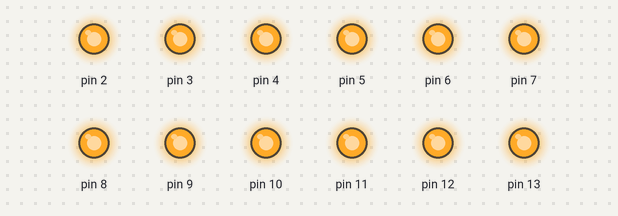
This sketch was run on a simulated Arduino Uno, built with avr-gcc and run on an emulated ATmega328P. On the bench: output pins drawn as LEDs (lit = HIGH).

Above: at 0.1 s.
At 4.6 s:
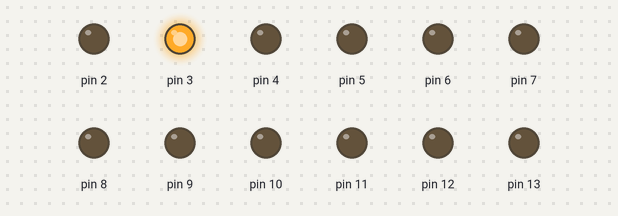
At 8.6 s:
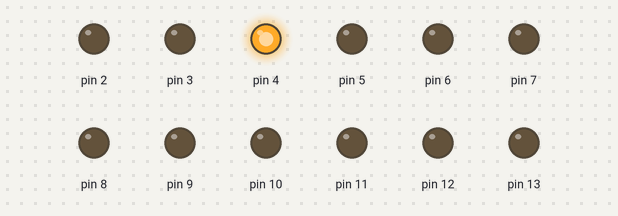
At 18.6 s:
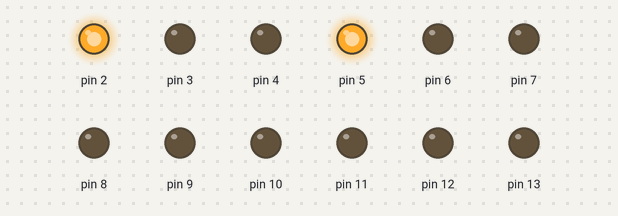
At 28.6 s:
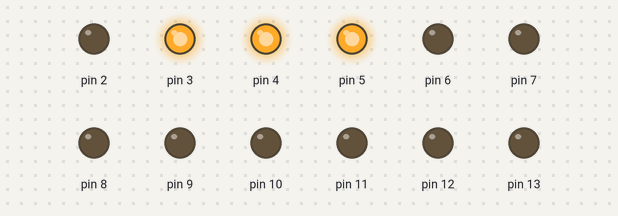
At 38.6 s:
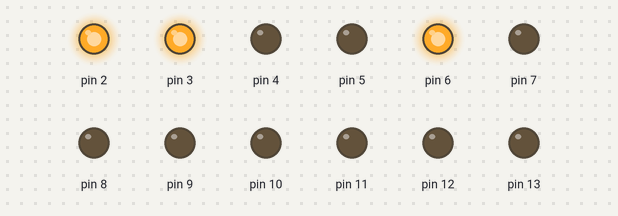
Timing chart, 0 to 40.0 s (numbered marks = the images above):
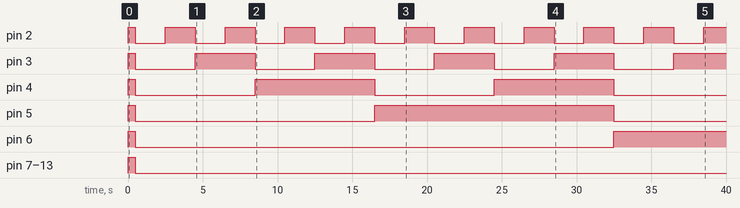

The sketch:

portlight.ino
```cpp
// 3, 5, 6, 9, 10, 11
// PORTD: 0-7
// PORTB: 8-13

void setup() {
  DDRB = DDRB | B00111111; // set 8,9,10,11,12,13 to output
  DDRD = DDRD | B11111100; // set 3,4,5,6,7 to output
}

byte port_b_all_on  = B00111111; // end at `16380`
byte port_d_all_on  = B11111100; // start at `4`
byte port_d_all_off = B00000000;
byte port_b_all_off = B00000000;

unsigned int all_on  = 16380;
unsigned int all_off = 0;

void setall(unsigned int state) {
  PORTD = (byte)(state & 255);
  PORTB = (byte)(state >> 8);
}

unsigned int i;
void loop() {
  setall(all_on);
  delay(500);
  for (i = 0; i <= all_on; i++) {
    setall(i);
    delay(500);
  }
}
```

Measured:
- by itself, pin 2: repeats every 4.0 s: LOW 2.0 s, HIGH 2.0 s
- by itself, pin 3: repeats every 8.0 s: LOW 4.0 s, HIGH 4.0 s
- by itself, pin 4: repeats every 16.0 s: LOW 8.0 s, HIGH 8.0 s
- by itself, pin 5: LOW → HIGH at 0.00 s, → LOW 0.50 s later, → HIGH 16.0 s later, → LOW 16.0 s later
- by itself, pin 6: LOW → HIGH at 0.00 s, → LOW 0.50 s later, → HIGH 32.0 s later
- by itself, pin 7–13: LOW → HIGH at 0.00 s, → LOW 0.50 s later
